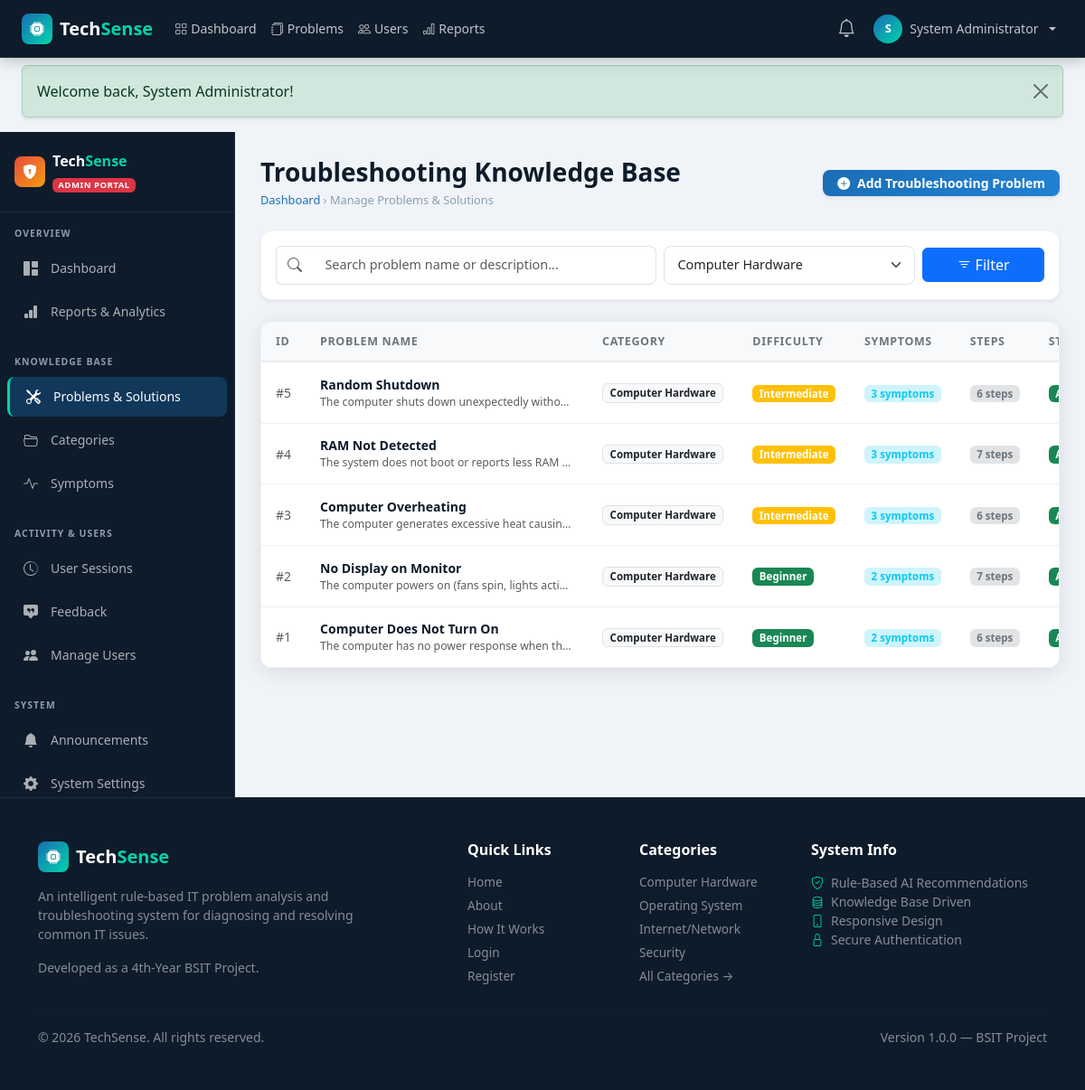
The app's page /admin/problems.php?category=1 (signed in) with its own data.
### tables this page shows
CREATE TABLE IF NOT EXISTS problems (
    id INT AUTO_INCREMENT PRIMARY KEY,
    category_id INT NOT NULL,
    problem_name VARCHAR(200) NOT NULL,
    description TEXT,
    difficulty ENUM('Beginner','Intermediate','Advanced') DEFAULT 'Beginner',
    estimated_time VARCHAR(50) DEFAULT '5-15 minutes',
    warning TEXT,
    status ENUM('active','inactive') DEFAULT 'active',
    created_at TIMESTAMP DEFAULT CURRENT_TIMESTAMP,
    FOREIGN KEY (category_id) REFERENCES categories(id) ON DELETE CASCADE
);

CREATE TABLE IF NOT EXISTS categories (
    id INT AUTO_INCREMENT PRIMARY KEY,
    category_name VARCHAR(100) NOT NULL,
    description TEXT,
    icon VARCHAR(60) DEFAULT 'bi-cpu',
    status ENUM('active','inactive') DEFAULT 'active',
    created_at TIMESTAMP DEFAULT CURRENT_TIMESTAMP
);

### admin/problems.php (the view, shortened to what this page needs)
<?php
require_once __DIR__ . '/../config/db.php';
require_once __DIR__ . '/../includes/functions.php';
$categoryFilter = isset($_GET['category']) ? (int)$_GET['category'] : 0;
$q              = isset($_GET['q']) ? sanitize($_GET['q']) : '';
$page           = isset($_GET['page']) ? (int)$_GET['page'] : 1;
$perPage        = 10;
$where = ["1=1"];
$params = [];
if ($categoryFilter > 0) {
    $where[] = "p.category_id = ?";
    $params[] = $categoryFilter;
}
$whereSql = implode(' AND ', $where);
$countSql = "SELECT COUNT(*) FROM problems p WHERE $whereSql";
$dataSql  = "SELECT p.*, c.category_name,
             (SELECT COUNT(*) FROM troubleshooting_steps s WHERE s.problem_id = p.id) as step_count,
             (SELECT COUNT(*) FROM problem_symptoms ps WHERE ps.problem_id = p.id) as symptom_count
             FROM problems p
             JOIN categories c ON p.category_id = c.id
             WHERE $whereSql
             ORDER BY p.id DESC";
$pagination = paginate($pdo, $countSql, $dataSql, $params, $page, $perPage);
$problems = $pagination['data'];
$categories = $pdo->query("SELECT id, category_name FROM categories WHERE status = 'active' ORDER BY category_name ASC")->fetchAll();
require_once __DIR__ . '/../includes/header.php';
?>
<div class="ts-layout">
  <?php require_once __DIR__ . '/../includes/admin-sidebar.php'; ?>
  <main class="ts-content">
    <div class="d-flex flex-column flex-md-row justify-content-between align-items-md-center mb-4 gap-3">
      <div>
        <h1 class="h3 fw-bold text-navy mb-1">Troubleshooting Knowledge Base</h1>
        <div class="ts-breadcrumb">
          <a href="<?= BASE_URL ?>/admin/dashboard.php">Dashboard</a> &rsaquo;
          <span>Manage Problems &amp; Solutions</span>
        </div>
      </div>
      <div>
        <button class="btn btn-ts-primary btn-sm px-3 shadow-sm" onclick="openCreateProblemModal()">
          <i class="bi bi-plus-circle-fill me-1"></i> Add Troubleshooting Problem
        </button>
      </div>
    </div>
    <div class="ts-card p-3 mb-4 shadow-sm">
      <form method="GET" action="<?= BASE_URL ?>/admin/problems.php" class="row g-2 align-items-center">
        <div class="col-md-6">
          <div class="input-group">
            <span class="input-group-text bg-white border-end-0"><i class="bi bi-search text-muted"></i></span>
            <input type="text" name="q" class="form-control ts-form-control border-start-0" placeholder="Search problem name or description..." value="<?= e($q) ?>">
          </div>
        </div>
        <div class="col-sm-6 col-md-4">
          <select name="category" class="form-select ts-form-control">
            <?php foreach ($categories as $cat): ?>
              <option value="<?= $cat['id'] ?>" <?= $categoryFilter == $cat['id'] ? 'selected' : '' ?>>
                <?= e($cat['category_name']) ?>
              </option>
            <?php endforeach; ?>
          </select>
        </div>
        <div class="col-md-2">
          <button type="submit" class="btn btn-primary w-100"><i class="bi bi-filter"></i> Filter</button>
        </div>
      </form>
    </div>
    <div class="ts-card">
      <div class="ts-card-body p-0">
        <div class="table-responsive">
          <table class="ts-table mb-0">
            <thead>
              <tr>
                <th>ID</th>
                <th>Problem Name</th>
                <th>Category</th>
                <th>Difficulty</th>
                <th>Symptoms</th>
                <th>Steps</th>
                <th>Status</th>
              </tr>
            </thead>
            <tbody>
              <?php if (!empty($problems)): ?>
                <?php foreach ($problems as $p): ?>
                  <tr>
                    <td class="text-muted small">#<?= $p['id'] ?></td>
                    <td>
                      <div class="fw-semibold text-navy"><?= e($p['problem_name']) ?></div>
                      <div class="text-muted small text-truncate" style="max-width: 280px;"><?= e($p['description']) ?></div>
                    </td>
                    <td>
                      <span class="badge bg-light text-dark border"><?= e($p['category_name']) ?></span>
                    </td>
                    <td><?= difficultyBadge($p['difficulty']) ?></td>
                    <td>
                      <span class="badge bg-info-subtle text-info"><?= $p['symptom_count'] ?> symptoms</span>
                    </td>
                    <td>
                      <span class="badge bg-secondary-subtle text-secondary"><?= $p['step_count'] ?> steps</span>
                    </td>
                    <td>
                      <span class="badge <?= $p['status'] === 'active' ? 'bg-success' : 'bg-secondary' ?>">
                      </span>
                    </td>
                  </tr>
                <?php endforeach; ?>
              <?php else: ?>
                <tr>
                  <td colspan="8" class="text-center py-5 text-muted">No problems found.</td>
                </tr>
              <?php endif; ?>
            </tbody>
          </table>
        </div>
      </div>
    </div>
  </main>
</div>
<?php require_once __DIR__ . '/../includes/footer.php'; ?>

### includes/functions.php (shortened to what this page needs)
<?php
function e(string $str): string {
    return htmlspecialchars($str, ENT_QUOTES | ENT_SUBSTITUTE, 'UTF-8');
}
function difficultyBadge(string $level): string {
    $map = [
        'Beginner'     => 'success',
        'Intermediate' => 'warning',
        'Advanced'     => 'danger',
    ];
    $color = $map[$level] ?? 'secondary';
    return '<span class="badge bg-' . $color . '">' . e($level) . '</span>';
}
function paginate(PDO $pdo, string $countSql, string $dataSql, array $params, int $page, int $perPage = 10): array {
    $countStmt = $pdo->prepare($countSql);
    $countStmt->execute($params);
    $total = (int) $countStmt->fetchColumn();
    $totalPages = max(1, (int) ceil($total / $perPage));
    $page = max(1, min($page, $totalPages));
    $offset = ($page - 1) * $perPage;
    $dataStmt = $pdo->prepare($dataSql . " LIMIT $perPage OFFSET $offset");
    $dataStmt->execute($params);
    $data = $dataStmt->fetchAll();
    return [
        'data'        => $data,
        'total'       => $total,
        'page'        => $page,
        'per_page'    => $perPage,
        'total_pages' => $totalPages,
    ];
}

### assets/css/style.css (style rules this page uses)
:root { --ts-navy: #0d1b2a; --ts-navy-light: #1b2d42; --ts-navy-mid: #162236; --ts-blue: #1a6eb5; --ts-blue-light: #2181d4; --ts-accent: #00d4aa; --ts-accent-dark: #00b894; --ts-text: #e8ecf0; --ts-text-muted: #8b9db0; --ts-card-bg: #ffffff; --ts-border: rgba(255, 255, 255, 0.08); --ts-sidebar-w: 260px; --ts-navbar-h: 64px; --ts-radius: 12px; --ts-radius-sm: 8px; --ts-shadow: 0 4px 24px rgba(0, 0, 0, 0.10); --ts-shadow-lg: 0 8px 40px rgba(0, 0, 0, 0.16); }
*, *::before, *::after { box-sizing: border-box; }
body { font-family: 'Segoe UI', system-ui, -apple-system, sans-serif; background-color: #f0f4f8; color: #2c3e50; min-height: 100vh; display: flex; flex-direction: column; }
a { text-decoration: none; }
.btn-ts-primary { background: linear-gradient(135deg, var(--ts-blue), var(--ts-blue-light)); border: none; color: #fff; font-weight: 600; border-radius: 8px; transition: all 0.2s; }
.ts-layout { display: flex; min-height: calc(100vh - var(--ts-navbar-h)); }
.ts-content { flex: 1; padding: 1.75rem; overflow-x: hidden; }
.ts-breadcrumb { font-size: 0.8rem; color: var(--ts-text-muted); }
.ts-breadcrumb a { color: var(--ts-blue); }
.ts-card { background: #fff; border-radius: var(--ts-radius); box-shadow: var(--ts-shadow); border: 1px solid rgba(0, 0, 0, 0.05); overflow: hidden; }
.ts-card-body { padding: 1.25rem; }
.ts-table { width: 100%; border-collapse: collapse; }
.ts-table th { background: #f8f9fa; font-size: 0.78rem; font-weight: 600; text-transform: uppercase; letter-spacing: 0.05em; color: #6c757d; padding: 0.75rem 1rem; border-bottom: 2px solid #e9ecef; }
.ts-table td { padding: 0.85rem 1rem; border-bottom: 1px solid #f0f0f0; font-size: 0.875rem; vertical-align: middle; }
.ts-table tr:last-child td { border-bottom: none; }
.ts-form-control { border: 1.5px solid #dee2e6; border-radius: var(--ts-radius-sm); padding: 0.6rem 0.9rem; font-size: 0.9rem; transition: border-color 0.2s; }
.badge { font-size: 0.72rem; padding: 0.35em 0.65em; border-radius: 6px; }
.text-navy { color: var(--ts-navy) !important; }

### records on screen
problems: id "5", problem_name "Random Shutdown", description "The computer shuts down unexpectedly witho…", category.category_name "Computer Hardware", difficulty "Intermediate", symptom_count "3", step_count "6"
problems: id "4", problem_name "RAM Not Detected", description "The system does not boot or reports less RAM…", category.category_name "Computer Hardware", difficulty "Intermediate", symptom_count "3", step_count "7"
problems: id "3", problem_name "Computer Overheating", description "The computer generates excessive heat causin…", category.category_name "Computer Hardware", difficulty "Intermediate", symptom_count "3", step_count "6"
problems: id "2", problem_name "No Display on Monitor", description "The computer powers on (fans spin, lights acti…", category.category_name "Computer Hardware", difficulty "Beginner", symptom_count "2", step_count "7"
problems: id "1", problem_name "Computer Does Not Turn On", description "The computer has no power response when th…", category.category_name "Computer Hardware", difficulty "Beginner", symptom_count "2", step_count "6"

### other values on screen
substr($curUser['full_name'], 0, 1) "S"
$curUser['full_name'] "System Administrator"
$flash['message'] "Welcome back, System Administrator!"
form field category "Computer Hardware"
